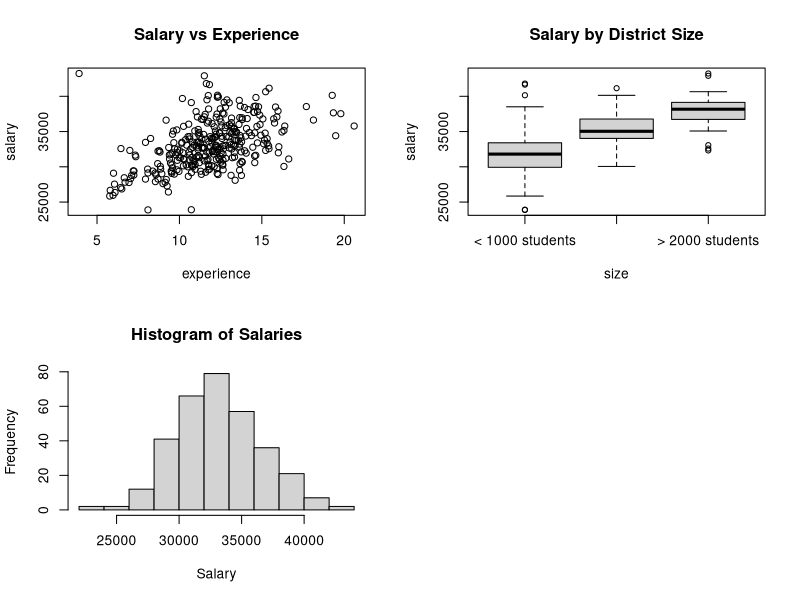
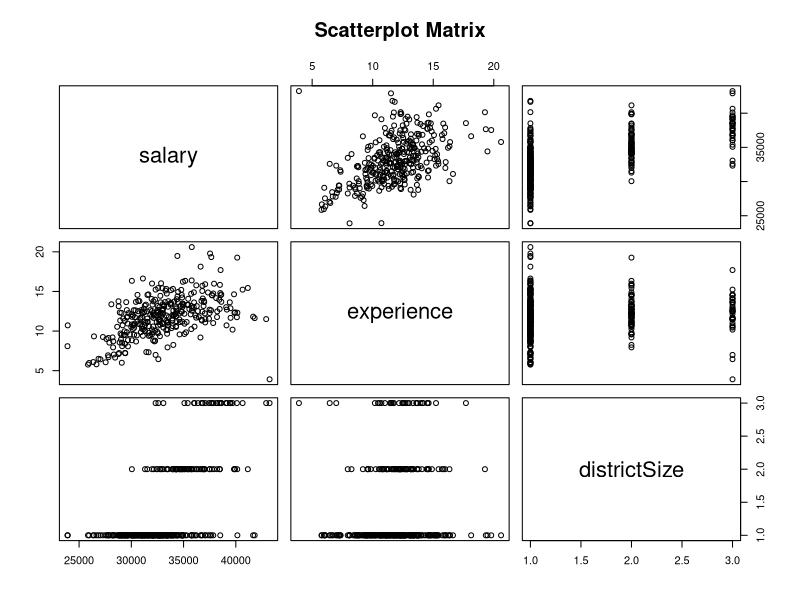
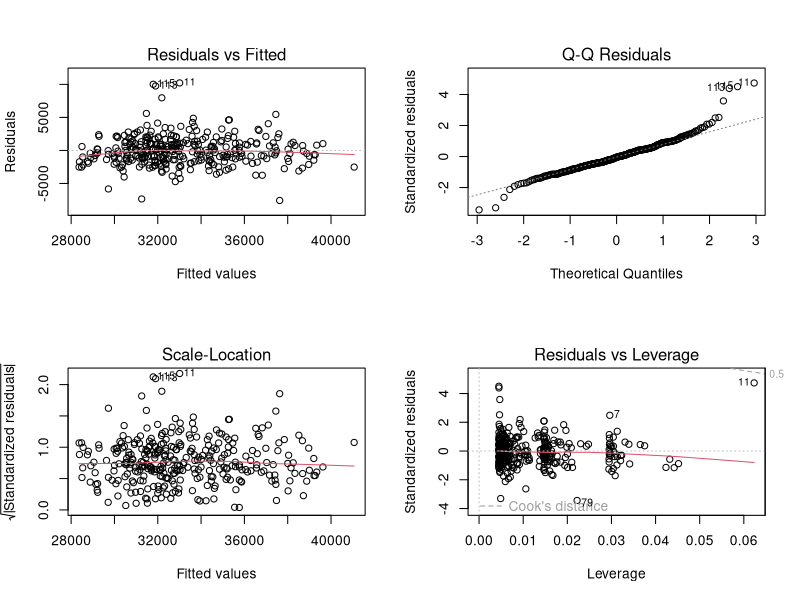

Here is the R script that generated these plots, in order: (Note: this script raises an error after producing the figures.)
## ---- chunk 1
# Set global code chunk options
knitr::opts_chunk$set(echo = TRUE, message = FALSE, warning = FALSE)
## ---- chunk 2
# Load necessary libraries
#install.packages("car")
library(car)
#install.packages("lmtest")

# Load the package
library(lmtest)
## ---- chunk 3
# Read the data
salary_data <- read.table("data/salary.txt", header = TRUE, sep = ",", quote = "\"")

# Create a factor variable for district size
salary_data$size <- factor(salary_data$districtSize, 
                           levels = 1:3, 
                           labels = c("< 1000 students", "1000 - 2000 students", "> 2000 students"))

head(salary_data)
## ---- chunk 4
# Numerical summaries
summary(salary_data)

# Average salary by district size
aggregate(salary ~ size, data = salary_data, mean)

# Graphical summaries
par(mfrow = c(2, 2))
plot(salary ~ experience, data = salary_data, main = "Salary vs Experience")
boxplot(salary ~ size, data = salary_data, main = "Salary by District Size")
hist(salary_data$salary, main = "Histogram of Salaries", xlab = "Salary")
pairs(salary_data[, c("salary", "experience", "districtSize")], main = "Scatterplot Matrix")

# Calculate average salary in CHF (assuming 1 USD = 0.89 CHF as of October 2023)
mean_salary_chf <- mean(salary_data$salary) * 0.89
print(paste("Average salary in CHF:", round(mean_salary_chf, 2)))
## ---- chunk 5
# Fit models
model_A <- lm(salary ~ experience + districtSize, data = salary_data)
model_B <- lm(salary ~ experience + size, data = salary_data)

# Compare models
summary(model_A)
summary(model_B)

# Compare model fit
anova(model_A, model_B)
## ---- chunk 6
# Fit the modified Model B
model_B_modified <- lm(salary ~ I(experience - 13) + size, data = salary_data)

# Compare summaries
summary(model_B)
summary(model_B_modified)

# Compare coefficients
cbind(coef(model_B), coef(model_B_modified))
## ---- chunk 7
# Residual plots
par(mfrow = c(2, 2))
plot(model_B)

# Additional diagnostic tests
library(car)

# Normality of residuals
shapiro.test(residuals(model_B))
qqPlot(model_B, main="QQ Plot")

# Homoscedasticity
ncvTest(model_B)
spreadLevelPlot(model_B)

# Multicollinearity
vif(model_B)

# Influential observations
influencePlot(model_B, id.method="identify", main="Influence Plot", sub="Circle size is proportional to Cook's Distance")

# Durbin-Watson test for autocorrelation
dwtest(model_B)
## ---- chunk 8
# Create a new data point
new_teacher <- data.frame(experience = 10, 
                          districtSize = 3, 
                          size = "> 2000 students")

# Predict using Model A
predict(model_A, newdata = new_teacher, interval = "confidence")

# Predict using Model B
predict(model_B, newdata = new_teacher, interval = "confidence")
## ---- chunk 9
# Given information
beta_hat <- c(10, 12, 15)  # Estimated coefficients
s_squared <- 2             # Estimated variance
n <- 25                    # Number of cases
X_transpose_X_inv <- matrix(c(1, 0.25, 0.25,
                              0.25, 0.5, -0.25,
                              0.25, -0.25, 2), nrow=3, byrow=TRUE)
SST <- 120                 # Total sum of squares
## ---- chunk 10
SE_beta_2 <- sqrt(s_squared * X_transpose_X_inv[3,3])
cat("SE(beta_2) =", SE_beta_2, "\n")
## ---- chunk 11
t_stat <- beta_hat[3] / SE_beta_2
p_value <- 2 * (1 - pt(abs(t_stat), df = n - 3))
cat("t-statistic =", t_stat, ", p-value =", p_value, "\n")
## ---- chunk 12
cov_beta_1_beta_2 <- s_squared * X_transpose_X_inv[2,3]
SE_diff <- sqrt(s_squared * (X_transpose_X_inv[2,2] + X_transpose_X_inv[3,3] - 2*X_transpose_X_inv[2,3]))
cat("Cov(beta_1, beta_2) =", cov_beta_1_beta_2, ", SE(beta_1 - beta_2) =", SE_diff, "\n")
## ---- chunk 13
t_stat_diff <- (beta_hat[2] - beta_hat[3]) / SE_diff
p_value_diff <- 2 * (1 - pt(abs(t_stat_diff), df = n - 3))
cat("t-statistic =", t_stat_diff, ", p-value =", p_value_diff, "\n")
## ---- chunk 14
SSR <- SST - (n - 3) * s_squared  # Sum of squares due to regression
MSR <- SSR / 2  # Mean square regression
MSE <- s_squared  # Mean square error
F_stat <- MSR / MSE
p_value_F <- 1 - pf(F_stat, df1 = 2, df2 = n - 3)
R_squared <- SSR / SST

cat("ANOVA Table:\n")
cat("Source   | df | SS      | MS      | F      | p-value\n")
cat("Regression| 2  |", round(SSR, 2), "|", round(MSR, 2), "|", round(F_stat, 2), "|", format.pval(p_value_F, digits = 4), "\n")
cat("Error     |", n-3, "|", round((n-3)*s_squared, 2), "|", s_squared, "|\n")
cat("Total     |", n-1, "|", SST, "|\n\n")

cat("R-squared =", round(R_squared, 4), "\n")
cat("Percentage of variation explained =", round(R_squared * 100, 2), "%\n")
